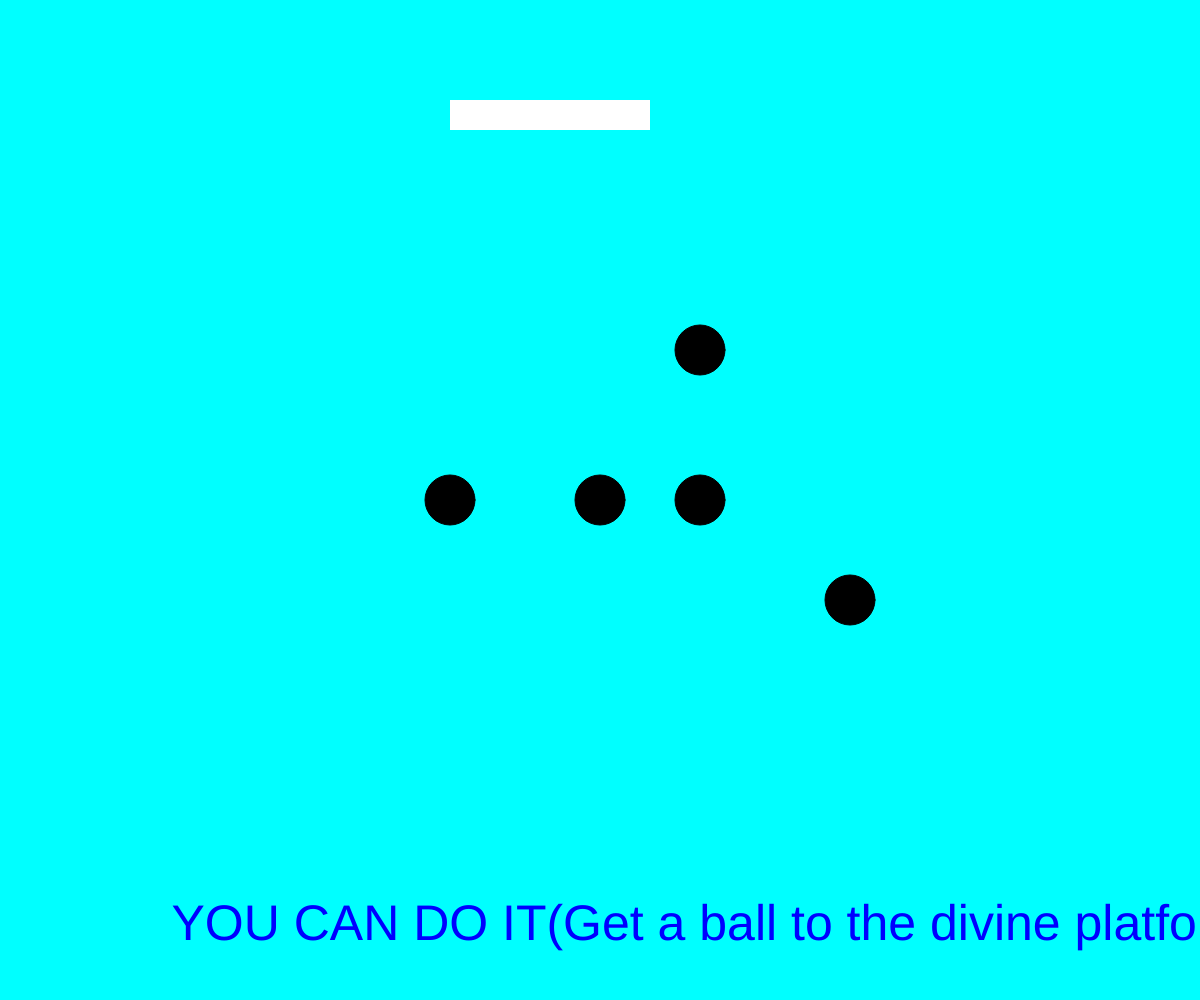
Frame 1 (no input)
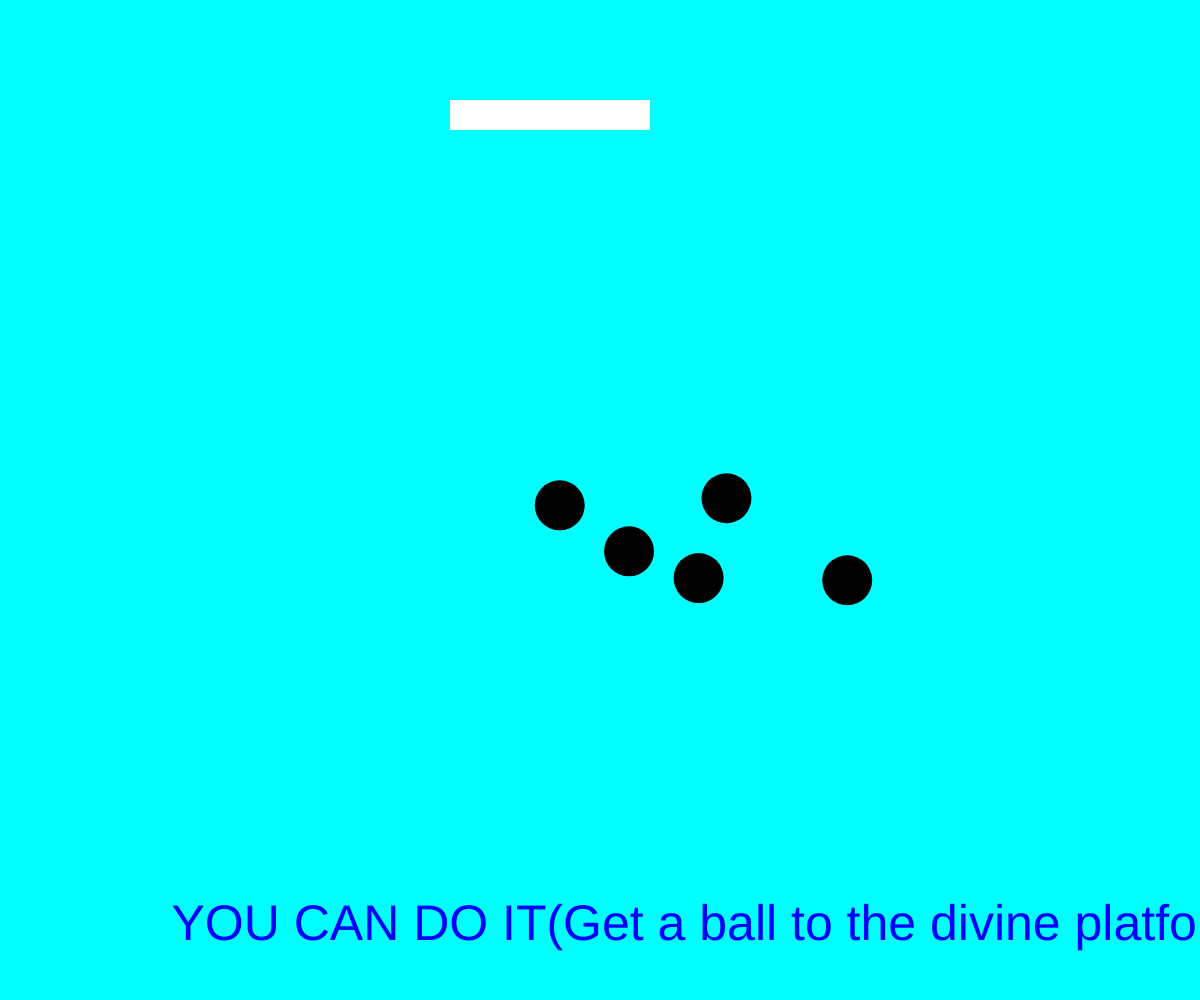
Frame 60 (no input)
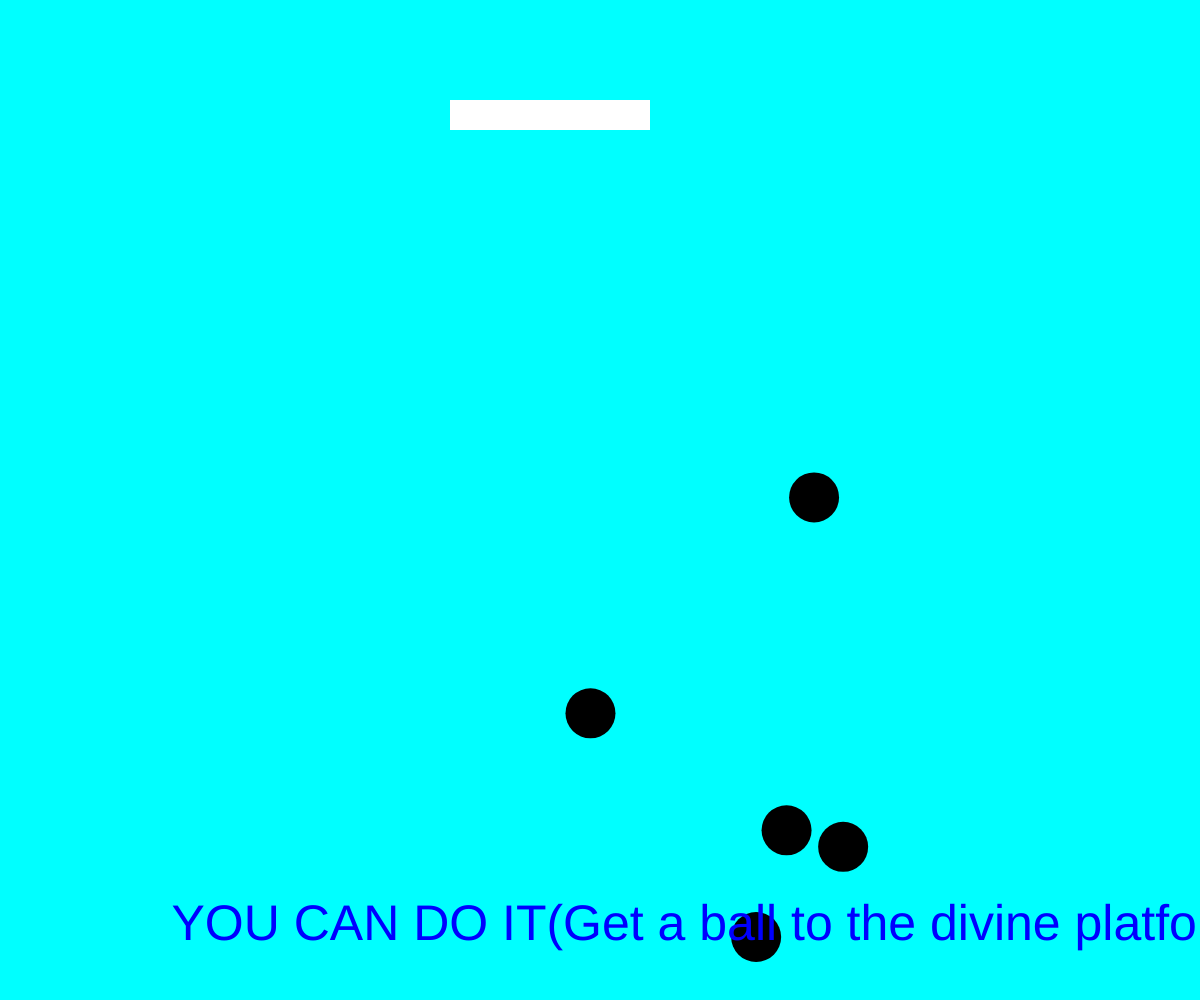
Frame 120 (the mouse pressed at the canvas centre since frame 60)

The p5.js sketch that drew these frames (run headless with seeded random() and noise() and a simulated clock; from frame 60 on, the mouse is pressed at the canvas centre):

// p5.js sketch
// ── sketch.js
// Project Title
// Your Name
// Date
//
// Extra for Experts:
// - describe what you did to take this project "above and beyond"

let ball;
let secondBall;
let thirdBall;
let fourthBall;
let fifthBall;
let g;

function setup() {
  createCanvas(windowWidth, windowHeight);
  g = 0.1;
  ball = {
    x: width / 2,
    y: height / 2,
    radius: 25,
    dx: random(-5, 5),
    dy: random(-5, 5)
  };
  secondBall = {
    x: width / 2 + 100,
    y: height / 2,
    radius: 25,
    dx: random(-5, 5),
    dy: random(-5, 5)
  };
  thirdBall = {
    x: width / 2 - 150,
    y: height / 2,
    radius: 25,
    dx: random(-5, 5),
    dy: random(-5, 5)
  };
  fourthBall = {
    x: width / 2 + 250,
    y: height / 2 + 100,
    radius: 25,
    dx: random(-5, 5),
    dy: random(-5, 5)
  };
  fifthBall = {
    x: width / 2 + 100,
    y: height / 2 - 150,
    radius: 25,
    dx: random(-5, 5),
    dy: random(-5, 5)
  };
}

function draw() {
  background(0,255,255);
  showBall(ball);
  showBall(secondBall);
  showBall(thirdBall);
  showBall(fourthBall);
  showBall(fifthBall);
  moveBall(ball);
  moveBall(secondBall);
  moveBall(thirdBall);
  moveBall(fourthBall);
  moveBall(fifthBall);
  gravity(ball);
  gravity(secondBall);
  gravity(thirdBall);
  gravity(fourthBall);
  gravity(fifthBall);
  textSize(50);
  fill(0,0,255);
  text("YOU CAN DO IT(Get a ball to the divine platform)", windowWidth / 7, windowHeight - 60);
  showPlatform();
}

function gravity(someBall){
  someBall.dy += g;
}

function showBall(someBall){
  fill(0);
  ellipse(someBall.x, someBall.y, someBall.radius*2, someBall.radius*2);
}

function moveBall(someBall){
  someBall.x += someBall.dx;
  someBall.y += someBall.dy;
  if (someBall.y > height - someBall.radius || someBall.y < 0 + someBall.radius){
    someBall.dy *= -1;
  }
  if (someBall.x > width - someBall.radius || someBall.x < 0 + someBall.radius){
    someBall.dx *= -1;
  }
}

function mousePressed(){
  ball.dx = random(-5, 5);
  ball.dy = random(-5, 5);
  secondBall.dx = random(-5, 5);
  secondBall.dy = random(-5, 5);
  thirdBall.dx = random(-5, 5);
  thirdBall.dy = random(-5, 5);
  fourthBall.dx = random(-5, 5);
  fourthBall.dy = random(-5, 5);
  fifthBall.dx = random(-5, 5);
  fifthBall.dy = random(-5, 5);
}

function showPlatform(){
  fill(255);
  noStroke();
  rect(windowWidth / 2 - 150, 100, 200, 30);
}
